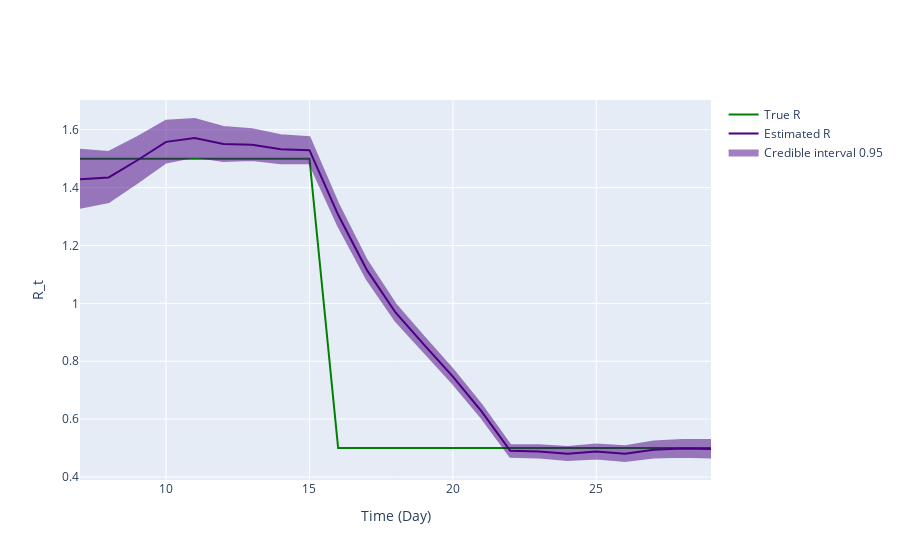

Notebook code cell kept with this figure:
### Code cell
fig = ReproductionNumberPlot()

fig.add_ground_truth_rt(ground_truth)
fig.add_interval_rt(interval)

fig.update_labels(time_label='Time (Day)', r_label='R_t')

fig.show_figure()

### Figure 1 — Plotly figure (JSON) as saved in the notebook; plotly's stock layout.template omitted (floating-point values rounded to 4 significant figures)
{"data": [{"line": {"color": "green"}, "mode": "lines", "name": "True R", "type": "scatter", "x": [7, 8, 9, 10, 11, 12, 13, 14, 15, 16, 17, 18, 19, 20, 21, 22, 23, 24, 25, 26, 27, 28, 29], "y": [1.5, 1.5, 1.5, 1.5, 1.5, 1.5, 1.5, 1.5, 1.5, 0.5, 0.5, 0.5, 0.5, 0.5, 0.5, 0.5, 0.5, 0.5, 0.5, 0.5, 0.5, 0.5, 0.5]}, {"line": {"color": "indigo"}, "mode": "lines", "name": "Estimated R", "type": "scatter", "x": [7, 8, 9, 10, 11, 12, 13, 14, 15, 16, 17, 18, 19, 20, 21, 22, 23, 24, 25, 26, 27, 28, 29], "y": [1.429, 1.435, 1.495, 1.558, 1.571, 1.551, 1.548, 1.532, 1.53, 1.306, 1.116, 0.9684, 0.8567, 0.7467, 0.6264, 0.4902, 0.4882, 0.4806, 0.4877, 0.4803, 0.4942, 0.4982, 0.4969]}, {"fill": "toself", "fillcolor": "indigo", "line": {"color": "indigo"}, "mode": "lines", "name": "Credible interval 0.95", "opacity": 0.5, "type": "scatter", "x": [7, 8, 9, 10, 11, 12, 13, 14, 15, 16, 17, 18, 19, 20, 21, 22, 23, 24, 25, 26, 27, 28, 29, 29, 28, 27, 26, 25, 24, 23, 22, 21, 20, 19, 18, 17, 16, 15, 14, 13, 12, 11, 10, 9, 8, 7], "y": [1.531, 1.523, 1.574, 1.631, 1.637, 1.61, 1.602, 1.581, 1.575, 1.345, 1.149, 0.9976, 0.8834, 0.7714, 0.6491, 0.5108, 0.5097, 0.5032, 0.5121, 0.5062, 0.5221, 0.5278, 0.528, 0.4668, 0.4695, 0.4671, 0.4551, 0.4638, 0.4584, 0.4673, 0.47, 0.604, 0.7224, 0.8304, 0.9396, 1.083, 1.268, 1.485, 1.484, 1.495, 1.492, 1.507, 1.487, 1.417, 1.35, 1.33]}], "layout": {"hovermode": "x unified", "xaxis": {"title": {"text": "Time (Day)"}}, "yaxis": {"title": {"text": "R_t"}}}}
